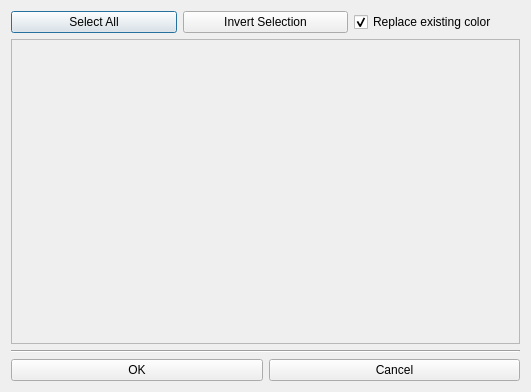
<?xml version="1.0" encoding="UTF-8"?>
<ui version="4.0">
 <class>Dialog</class>
 <widget class="QDialog" name="Dialog">
  <property name="geometry">
   <rect>
    <x>0</x>
    <y>0</y>
    <width>531</width>
    <height>392</height>
   </rect>
  </property>
  <property name="windowTitle">
   <string>Dialog</string>
  </property>
  <layout class="QGridLayout" name="gridLayout">
   <item row="0" column="0">
    <layout class="QHBoxLayout" name="horizontalLayout_2">
     <item>
      <widget class="QPushButton" name="select_all">
       <property name="text">
        <string>Select All</string>
       </property>
      </widget>
     </item>
     <item>
      <widget class="QPushButton" name="invert_selection">
       <property name="text">
        <string>Invert Selection</string>
       </property>
      </widget>
     </item>
     <item>
      <widget class="QCheckBox" name="simple_recoloring">
       <property name="toolTip">
        <string>Controls whether the original color should be considered. Turn off for gradients or colorful Darkners.</string>
       </property>
       <property name="text">
        <string>Replace existing color</string>
       </property>
       <property name="checked">
        <bool>true</bool>
       </property>
      </widget>
     </item>
    </layout>
   </item>
   <item row="1" column="0">
    <widget class="QScrollArea" name="scrollArea">
     <property name="widgetResizable">
      <bool>true</bool>
     </property>
     <widget class="QWidget" name="scrollAreaWidgetContents">
      <property name="geometry">
       <rect>
        <x>0</x>
        <y>0</y>
        <width>511</width>
        <height>295</height>
       </rect>
      </property>
      <layout class="QGridLayout" name="gridLayout_2"/>
     </widget>
    </widget>
   </item>
   <item row="2" column="0">
    <widget class="Line" name="line">
     <property name="orientation">
      <enum>Qt::Orientation::Horizontal</enum>
     </property>
    </widget>
   </item>
   <item row="3" column="0">
    <layout class="QHBoxLayout" name="horizontalLayout">
     <item>
      <widget class="QPushButton" name="ok_button">
       <property name="text">
        <string>OK</string>
       </property>
      </widget>
     </item>
     <item>
      <widget class="QPushButton" name="cancel_button">
       <property name="text">
        <string>Cancel</string>
       </property>
      </widget>
     </item>
    </layout>
   </item>
  </layout>
 </widget>
 <resources/>
 <connections/>
</ui>
